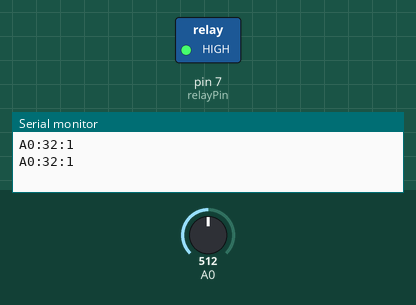
Recording of a sketch running on a simulated Arduino Uno, built with avr-gcc and run on an emulated ATmega328P. Shown: switched loads named in the sketch (green lamp = pin HIGH), the last lines printed to the serial monitor. The test bench sets the inputs (shaded band); at power-on: A0 = 512.

Above: at 1.8 s.
1.9 s: A0 set to 500
3.4 s: A0 set to 481
At 5.2 s:
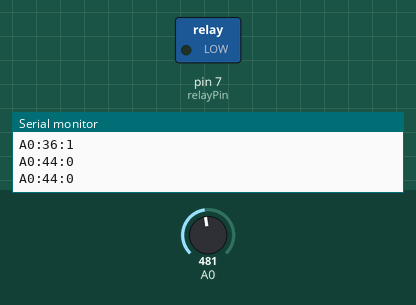
5.5 s: A0 set to 511
At 6.7 s:
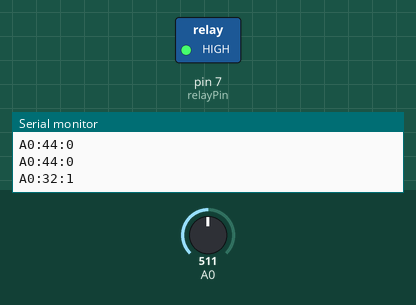
7.5 s: A0 set to 306
At 8.3 s:
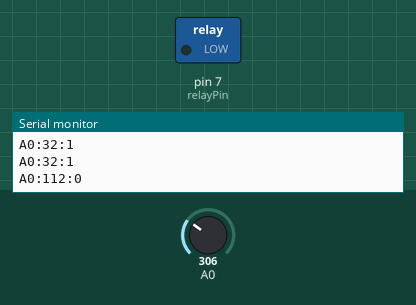
Timing chart, 0 to 10.5 s (numbered marks = the images above; inputs shaded):
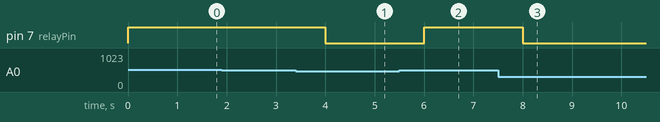

Measured:
- the behaviour switches between 493 and 492 on A0 (found by bisection; images 0 and 1)
- after the input at 3.4 s, pin 7 (relayPin): HIGH → LOW after 0.60 s
- after the input at 5.5 s, pin 7 (relayPin): LOW → HIGH after 0.50 s
- after the input at 7.5 s, pin 7 (relayPin): HIGH → LOW after 0.50 s

The sketch:

sketch.ino
```cpp
const int wet = 338;
const int dry = 591;
const int relayPin = 7;

const int humidityThreshold = 40;

void setup()
{
  Serial.begin(9600);
  pinMode(relayPin, OUTPUT);
}

void loop()
{
  int pumpStatus = LOW;
  char outputBuf[36];
  int sensorValue0 = analogRead(A0);

  int humidityPercentage0 = map(sensorValue0, wet, dry, 100, 0);

  if (humidityPercentage0 < humidityThreshold)
  {
    pumpStatus = HIGH;
  }
  else
  {
    pumpStatus = LOW;
  }

  sprintf(outputBuf, "A0:%d:%d", humidityPercentage0, pumpStatus);
  Serial.println(outputBuf);

  digitalWrite(relayPin, pumpStatus);
  delay(1000);
}
```
